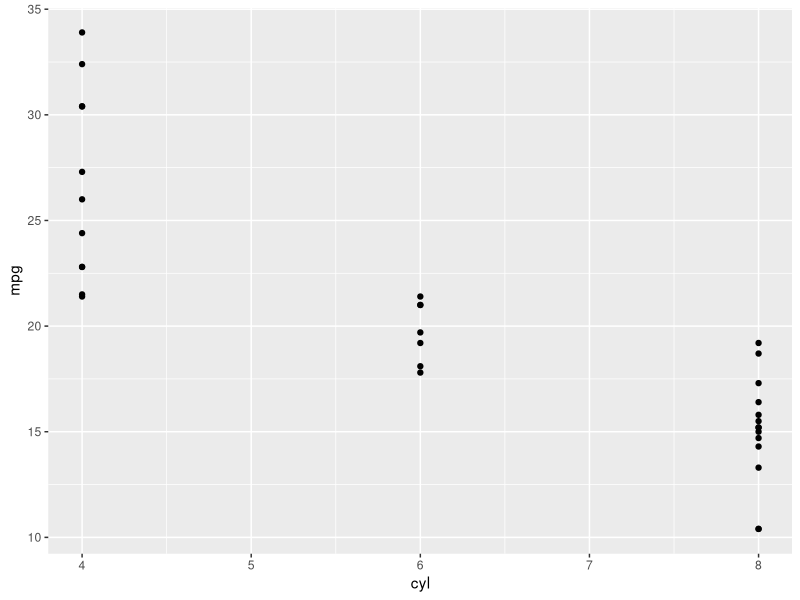
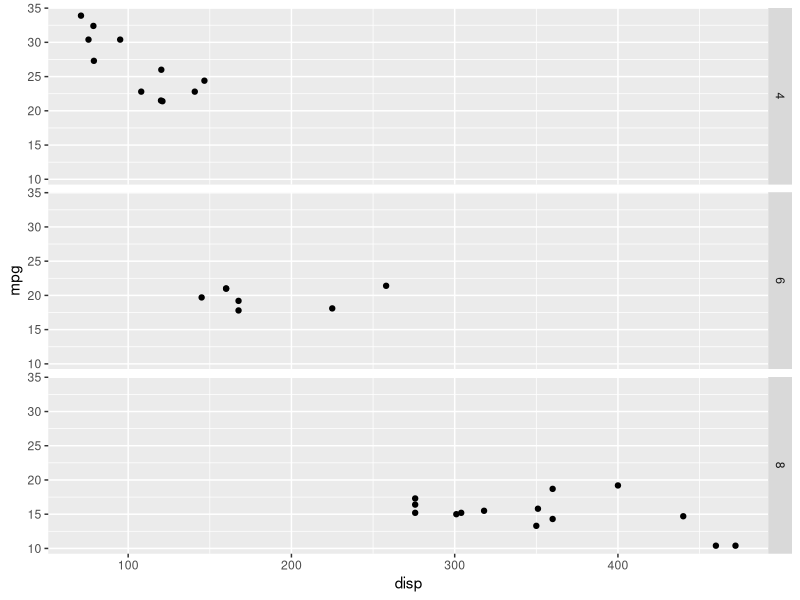
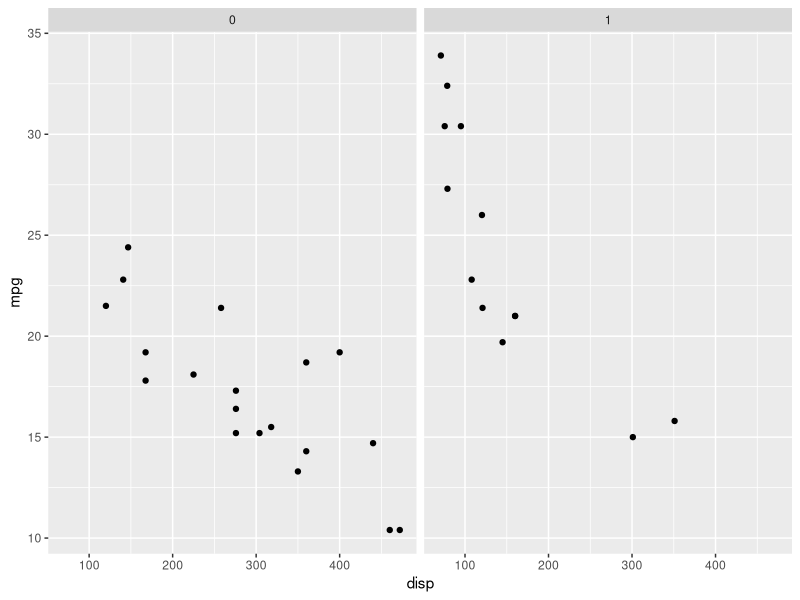
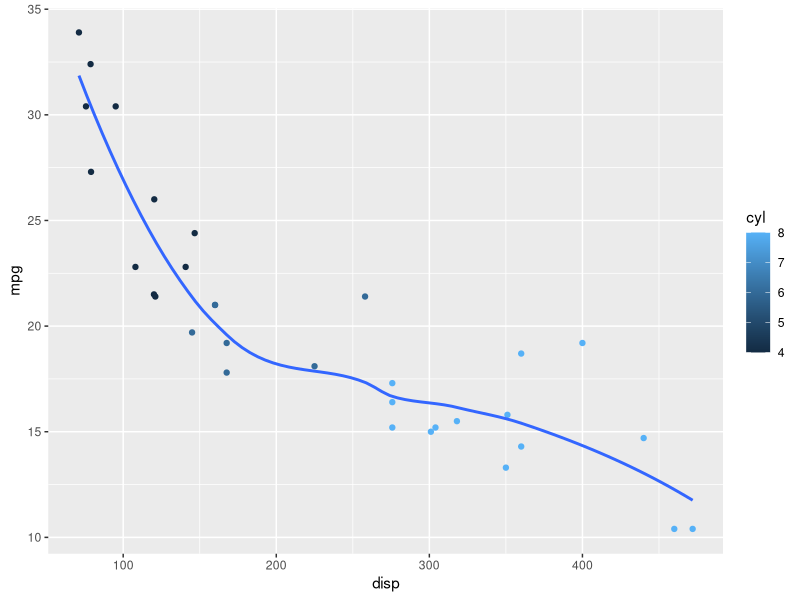
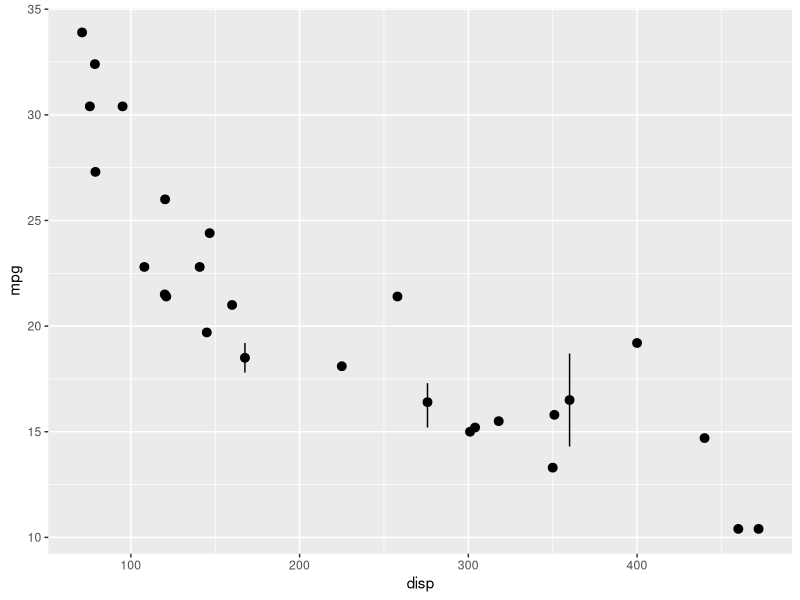
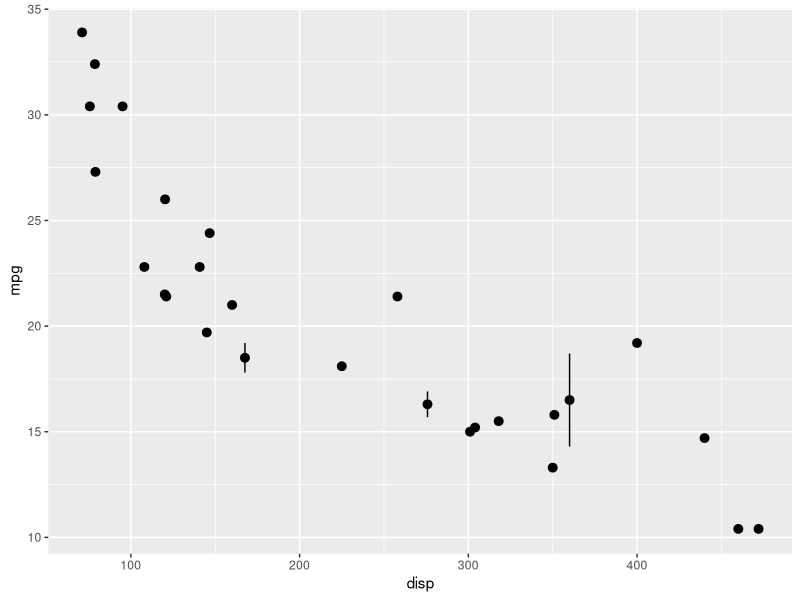
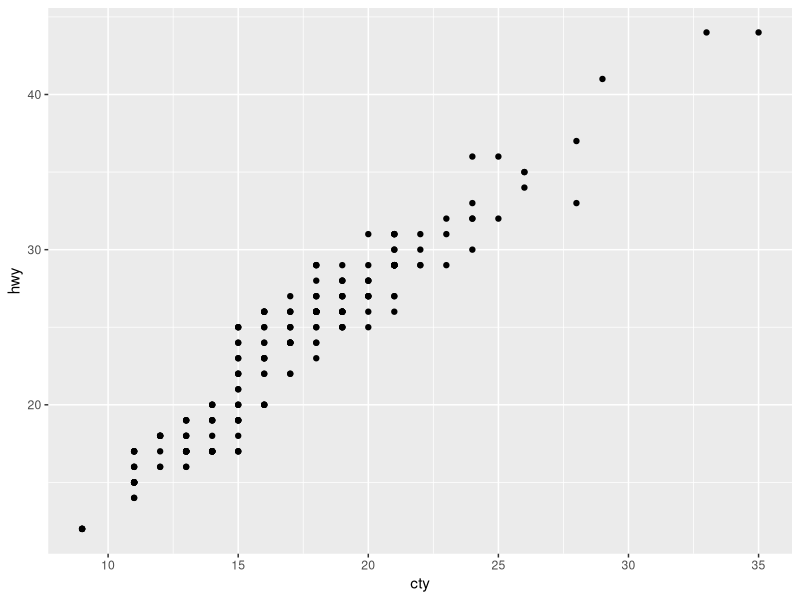
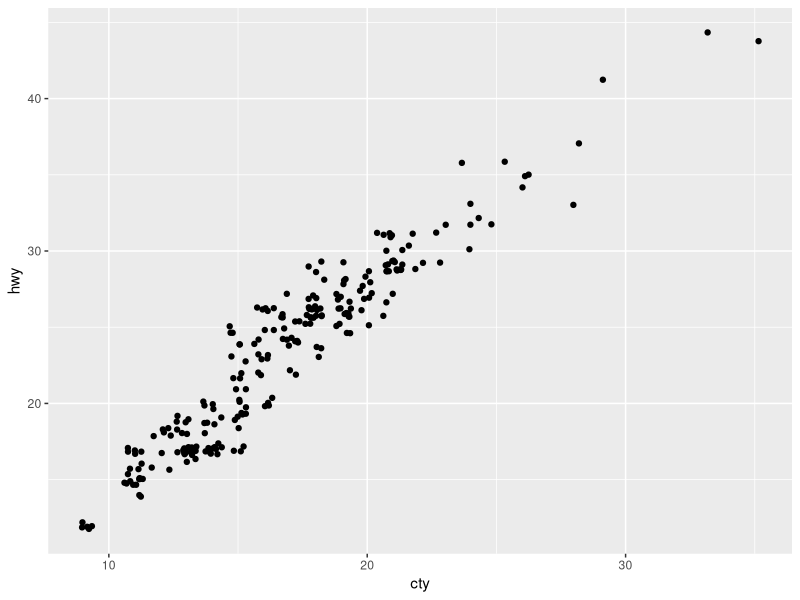

Recreate these plots in R, in order.
## ---- chunk 1
data(mtcars)
str(mtcars)
## ---- chunk 2
?mtcars
## ---- chunk 3
library(ggplot2)

qplot(y=mpg, x=cyl, data=mtcars)
## ---- chunk 4
ggplot(data = mtcars) +
geom_point(mapping = aes(x = disp, y = mpg)) +
facet_grid(cyl ~ .)
## ---- chunk 5
ggplot(data = mtcars) +
geom_point(mapping = aes(x = disp, y = mpg)) +
facet_grid(. ~ am)
## ---- chunk 6
?facet_wrap
## ---- chunk 7
ggplot(data = mtcars, mapping = aes(x = disp, y = mpg, color = cyl)) + 
  geom_point() + 
  geom_smooth(se = FALSE)
?ggplot
## ---- chunk 8
ggplot(data = mtcars) + 
  stat_summary(
    mapping = aes(x = disp, y = mpg),
    fun.ymin = min,
    fun.ymax = max,
    fun.y = median
  )
## ---- chunk 9
ggplot(data = mtcars) +
  geom_pointrange(mapping = aes(x = disp, y = mpg),
                  stat = "summary",
                  fun.ymin = min,
                  fun.ymax = max,
                  fun.y = median)
## ---- chunk 10
data(mpg)
str(mpg)
## ---- chunk 11
 ggplot(data = mpg, mapping = aes(x = cty, y = hwy)) +
    geom_point()
## ---- chunk 12
 ggplot(data = mpg, mapping = aes(x = cty, y = hwy)) +
    geom_jitter()
## ---- chunk 13
ggplot(data = mpg, mapping = aes(x = cty, y = hwy)) +
  geom_point() + 
  geom_abline() +
  coord_fixed()

